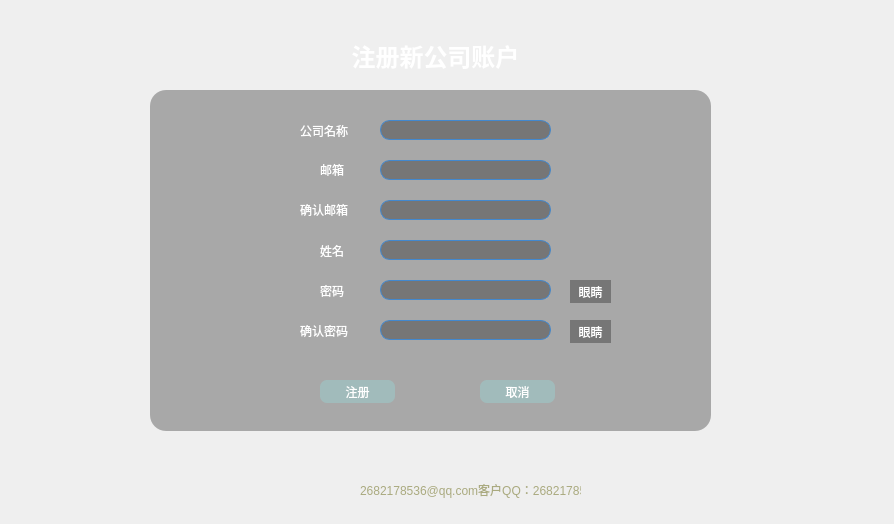
<?xml version="1.0" encoding="UTF-8"?>
<ui version="4.0">
 <class>Register</class>
 <widget class="QWidget" name="Register">
  <property name="geometry">
   <rect>
    <x>0</x>
    <y>0</y>
    <width>894</width>
    <height>524</height>
   </rect>
  </property>
  <property name="windowTitle">
   <string>Form</string>
  </property>
  <widget class="QWidget" name="widget_2" native="true">
   <property name="geometry">
    <rect>
     <x>-10</x>
     <y>0</y>
     <width>901</width>
     <height>521</height>
    </rect>
   </property>
   <property name="styleSheet">
    <string notr="true">border-image: url(:/new/prefix1/Image/background.jpg);
color:#fff;</string>
   </property>
   <widget class="QWidget" name="widget" native="true">
    <property name="geometry">
     <rect>
      <x>160</x>
      <y>90</y>
      <width>561</width>
      <height>341</height>
     </rect>
    </property>
    <property name="styleSheet">
     <string notr="true">border-image:none;
border-radius:16px;
background:rgba(0,0,0,0.3);
color:#fff</string>
    </property>
    <widget class="QLabel" name="label">
     <property name="geometry">
      <rect>
       <x>150</x>
       <y>30</y>
       <width>51</width>
       <height>21</height>
      </rect>
     </property>
     <property name="styleSheet">
      <string notr="true">border-image:none;
background-image:none;
image:none;
background:rgba(255,255,255,0);</string>
     </property>
     <property name="text">
      <string>公司名称</string>
     </property>
    </widget>
    <widget class="QLineEdit" name="register_company_name">
     <property name="geometry">
      <rect>
       <x>230</x>
       <y>30</y>
       <width>171</width>
       <height>20</height>
      </rect>
     </property>
     <property name="styleSheet">
      <string notr="true">border-radius: 10px;
border: 1px solid #4288CE;
border-image:none;
color:#fff;</string>
     </property>
    </widget>
    <widget class="QLineEdit" name="company_queren_pwd">
     <property name="geometry">
      <rect>
       <x>230</x>
       <y>230</y>
       <width>171</width>
       <height>20</height>
      </rect>
     </property>
     <property name="styleSheet">
      <string notr="true">border-radius: 10px;
border: 1px solid #4288CE;
border-image:none;
color:#fff;</string>
     </property>
    </widget>
    <widget class="QLineEdit" name="company_email">
     <property name="geometry">
      <rect>
       <x>230</x>
       <y>70</y>
       <width>171</width>
       <height>20</height>
      </rect>
     </property>
     <property name="styleSheet">
      <string notr="true">border-radius: 10px;
border: 1px solid #4288CE;
border-image:none;
color:#fff;</string>
     </property>
    </widget>
    <widget class="QLabel" name="label_5">
     <property name="geometry">
      <rect>
       <x>150</x>
       <y>230</y>
       <width>54</width>
       <height>21</height>
      </rect>
     </property>
     <property name="styleSheet">
      <string notr="true">background:rgba(255,255,255,0);</string>
     </property>
     <property name="text">
      <string>确认密码</string>
     </property>
    </widget>
    <widget class="QLabel" name="label_4">
     <property name="geometry">
      <rect>
       <x>170</x>
       <y>190</y>
       <width>31</width>
       <height>21</height>
      </rect>
     </property>
     <property name="styleSheet">
      <string notr="true">background:rgba(255,255,255,0);</string>
     </property>
     <property name="text">
      <string>密码</string>
     </property>
    </widget>
    <widget class="QLabel" name="label_2">
     <property name="geometry">
      <rect>
       <x>170</x>
       <y>70</y>
       <width>31</width>
       <height>20</height>
      </rect>
     </property>
     <property name="styleSheet">
      <string notr="true">background:rgba(255,255,255,0);</string>
     </property>
     <property name="text">
      <string>邮箱</string>
     </property>
    </widget>
    <widget class="QLineEdit" name="company_pwd">
     <property name="geometry">
      <rect>
       <x>230</x>
       <y>190</y>
       <width>171</width>
       <height>20</height>
      </rect>
     </property>
     <property name="styleSheet">
      <string notr="true">border-radius: 10px;
border: 1px solid #4288CE;
border-image:none;
color:#fff;</string>
     </property>
    </widget>
    <widget class="QLineEdit" name="company_xingming">
     <property name="geometry">
      <rect>
       <x>230</x>
       <y>150</y>
       <width>171</width>
       <height>20</height>
      </rect>
     </property>
     <property name="styleSheet">
      <string notr="true">border-radius: 10px;
border: 1px solid #4288CE;
border-image:none;
color:#fff;</string>
     </property>
    </widget>
    <widget class="QLabel" name="label_3">
     <property name="geometry">
      <rect>
       <x>170</x>
       <y>150</y>
       <width>31</width>
       <height>21</height>
      </rect>
     </property>
     <property name="styleSheet">
      <string notr="true">background:rgba(255,255,255,0);</string>
     </property>
     <property name="text">
      <string>姓名</string>
     </property>
    </widget>
    <widget class="QPushButton" name="pb_zhuce">
     <property name="geometry">
      <rect>
       <x>170</x>
       <y>290</y>
       <width>75</width>
       <height>23</height>
      </rect>
     </property>
     <property name="styleSheet">
      <string notr="true">background: rgba(154, 207, 206,0.5);
color: rgb(255, 255, 255);
border:none;
border-radius:7px;
cursor:pointer;
border-image:none;

</string>
     </property>
     <property name="text">
      <string>注册</string>
     </property>
    </widget>
    <widget class="QPushButton" name="pb_quxiao">
     <property name="geometry">
      <rect>
       <x>330</x>
       <y>290</y>
       <width>75</width>
       <height>23</height>
      </rect>
     </property>
     <property name="styleSheet">
      <string notr="true">background: rgba(154, 207, 206,0.5);
color: rgb(255, 255, 255);
border:none;
border-radius:7px;
cursor:pointer;
border-image:none;
</string>
     </property>
     <property name="text">
      <string>取消</string>
     </property>
    </widget>
    <widget class="QLineEdit" name="company_queren_email">
     <property name="geometry">
      <rect>
       <x>230</x>
       <y>110</y>
       <width>171</width>
       <height>20</height>
      </rect>
     </property>
     <property name="styleSheet">
      <string notr="true">border-radius: 10px;
border: 1px solid #4288CE;
border-image:none;
color:#fff;</string>
     </property>
     <property name="text">
      <string/>
     </property>
    </widget>
    <widget class="QLabel" name="label_7">
     <property name="geometry">
      <rect>
       <x>150</x>
       <y>110</y>
       <width>54</width>
       <height>20</height>
      </rect>
     </property>
     <property name="styleSheet">
      <string notr="true">background:rgba(255,255,255,0);</string>
     </property>
     <property name="text">
      <string>确认邮箱</string>
     </property>
    </widget>
    <widget class="QPushButton" name="pb_isVersion">
     <property name="geometry">
      <rect>
       <x>420</x>
       <y>190</y>
       <width>41</width>
       <height>23</height>
      </rect>
     </property>
     <property name="text">
      <string>眼睛</string>
     </property>
    </widget>
    <widget class="QPushButton" name="pb_isVersion_queren">
     <property name="geometry">
      <rect>
       <x>420</x>
       <y>230</y>
       <width>41</width>
       <height>23</height>
      </rect>
     </property>
     <property name="text">
      <string>眼睛</string>
     </property>
    </widget>
   </widget>
   <widget class="QLabel" name="label_6">
    <property name="geometry">
     <rect>
      <x>0</x>
      <y>40</y>
      <width>891</width>
      <height>31</height>
     </rect>
    </property>
    <property name="styleSheet">
     <string notr="true">font-size:24px;
border-image:none;
font-weight:600;</string>
    </property>
    <property name="text">
     <string>注册新公司账户</string>
    </property>
    <property name="alignment">
     <set>Qt::AlignCenter</set>
    </property>
   </widget>
   <widget class="QLabel" name="register_company_message">
    <property name="geometry">
     <rect>
      <x>370</x>
      <y>480</y>
      <width>221</width>
      <height>20</height>
     </rect>
    </property>
    <property name="styleSheet">
     <string notr="true">color: rgb(170, 170, 127);
border-image:none;</string>
    </property>
    <property name="text">
     <string>2682178536@qq.com客户QQ：2682178536</string>
    </property>
   </widget>
  </widget>
 </widget>
 <resources/>
 <connections/>
</ui>
